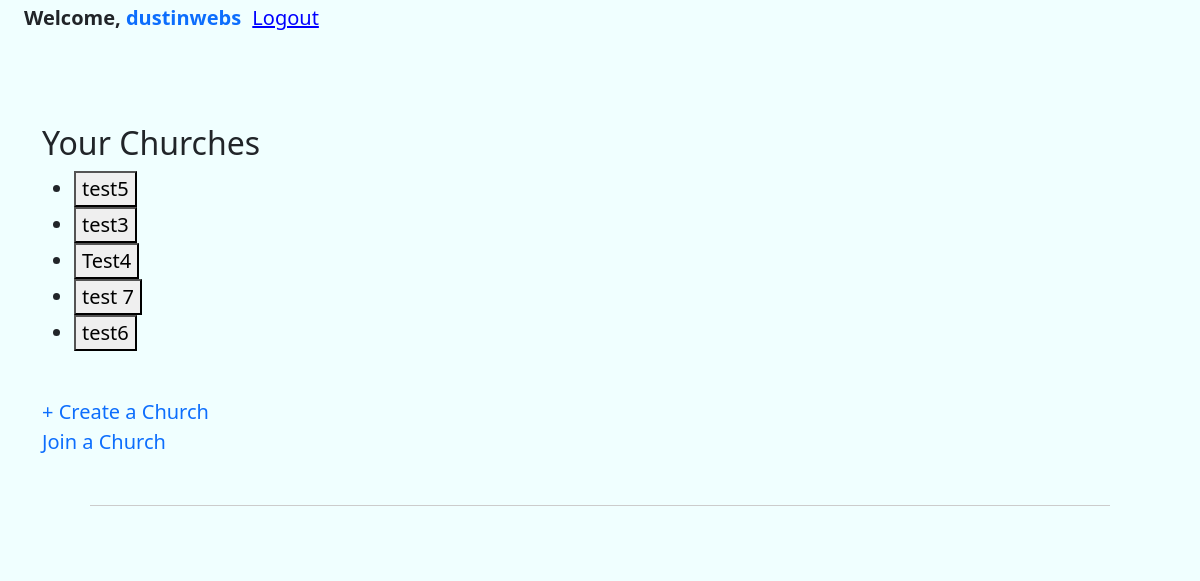
Page / (signed in) on the earlier database version.
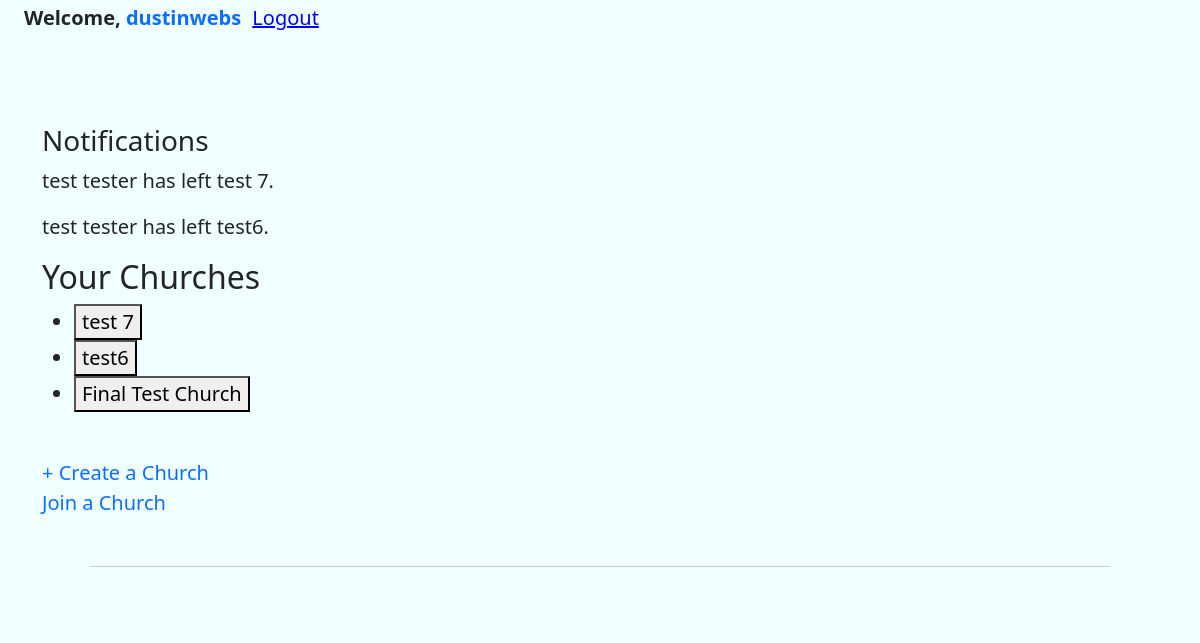
Same page on the later database version.
### core/models.py (models this page shows, shortened)
class ChurchUser(models.Model):
    ROLE_CHOICES = [
        ('admin', 'Admin'),
        ('leader', 'Leader'),
        ('member', 'Member'),
    ]
    user = models.ForeignKey(User, on_delete=models.CASCADE, related_name='memberships')
    church = models.ForeignKey(Church, on_delete=models.CASCADE, related_name='memberships')
    role = models.CharField(max_length=20, choices=ROLE_CHOICES)
    joined = models.DateTimeField(auto_now_add=True)
    class Meta:
        unique_together = ("user", "church")

class Church(models.Model):
    name = models.CharField(max_length=200)
    city = models.CharField(max_length=120)
    created = models.DateTimeField(auto_now_add=True)
    owner = models.ForeignKey(User, on_delete=models.CASCADE)

class Notification(models.Model):
    user = models.ForeignKey(User, on_delete=models.CASCADE)
    message = models.TextField()
    link = models.CharField(max_length=255, blank=True)  # 👈 ADD THIS
    is_read = models.BooleanField(default=False)
    created = models.DateTimeField(auto_now_add=True)

### core/views.py (the view)
# urls.py: path('', views.user_dashboard, name='user_dashboard'),
@login_required
def user_dashboard(request):
    memberships = request.user.memberships.select_related("church")
    notifications = list(Notification.objects.filter(user=request.user, is_read=False).order_by('-created'))
    Notification.objects.filter(user=request.user, is_read=False).update(is_read=True)
    if request.method == "POST":
        church_id = request.POST.get("church_id")
        if memberships.filter(church_id=church_id).exists():
            request.session["church_id"] = church_id
            return redirect("church_dashboard")
    return render(request, "user_dashboard.html", {
        "memberships": memberships,
        'notifications': notifications
    })

### core/templates/user_dashboard.html (shortened to what this page needs)
{% extends 'base.html' %}
{% load static %}
{% block content %}
{% if notifications %}
    <div>
        <h3>Notifications</h3>
        {% for n in notifications %}
            <p>{% if n.link %}</p>
                <a href="{{ n.link }}">{{ n.message }}</a>
            {% else %}
                {{ n.message }}
            {% endif %}
        {% endfor %}
    </div>
{% endif %}
{% if memberships %}
    <h2>Your Churches</h2>
    <ul>
        {% for m in memberships %}
            <li>
                <form method="post" style="display:inline;">
                    <button type="submit" name="church_id" value="{{ m.church.id }}">
                        {{ m.church.name }}
                    </button>
                </form>
            </li>
        {% endfor %}
    </ul>
    <br>
    <a href="{% url 'create_church' %}">+ Create a Church</a>
    <br>
    <a href="{% url 'request_join' %}">Join a Church</a>
{% else %}
    <p>You are not connected to any churches.</p>
    <a href="{% url 'request_join' %}">Join a Church</a>
    <br>
    <a href="{% url 'create_church' %}">Create a Church</a>
{% endif %}
{% endblock %}

### core/templates/base.html (shortened to what this page needs)
{% load static %}
<html lang="en">
<head>
    <link href="https://cdn.jsdelivr.net/npm/bootstrap@5.3.8/dist/css/bootstrap.min.css" rel="stylesheet">
    <link rel="stylesheet" href="{% static 'css/main.css' %}">
    <b class="welcome">
        {% if user.is_authenticated %}
            <span>Welcome, <a href="{% url 'user_dashboard' %}">{{ user.username }}</a></span>
        <form method="post" action="{% url 'logout' %}" style="display:inline;">
            <button type="submit" style="background:none; border:none; color:blue; text-decoration:underline; cursor:pointer;">
                Logout
            </button>
        </form>
        {% else %}
            {% if request.resolver_match.url_name == 'login' %}
                <a href="{% url 'signup' %}">Sign up</a>
            {% else %}
                <a href="{% url 'login' %}">Login</a>
            {% endif %}
        {% endif %}
    </b>
</head>
<body class="body" name="body">
    <br><br><br>
<div class="container container-sm">
    {% block content %}
    {% endblock %}
</div>
<footer></footer>
</body>
</html>

### static/css/main.css (style rules this page uses)
html { height: 100%; }
body { background-color: azure; font-size: 20px; min-height: 100%; display: flex; flex-direction: column; }
a { text-decoration: none; }
.welcome { margin-left: 2%; margin-top: .2%; }
footer { border-top: 0.15vw solid #ccc; text-align: center; padding: 2%; margin: 4% auto 0 auto; width: 85%; }

Differences in the rows shown:
removed ChurchUser: church.name "test5"
removed ChurchUser: church.name "test3"
removed ChurchUser: church.name "Test4"
added Notification: message "test tester has left test 7."
added Notification: message "test tester has left test6."
added ChurchUser: church.name "Final Test Church"
Other differences:
text now shown: "Notifications"
